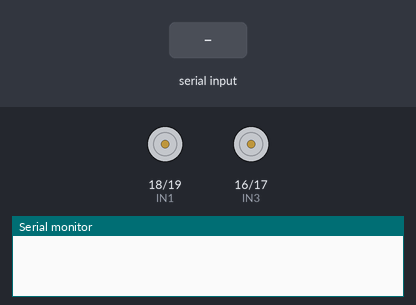
This sketch was run on a simulated Arduino Uno, built with avr-gcc and run on an emulated ATmega328P. Shown: motor-driver pin pairs drawn as motors (green arrow = first pin HIGH = forward, orange = second pin HIGH = backward, longer = more drive, scaled by the enable pin), the last lines printed to the serial monitor. Inputs (shaded band) come from the test bench.

Above: at 1.2 s.
1.3 s: byte 70 (FORWARD) received over Serial
At 2.3 s:
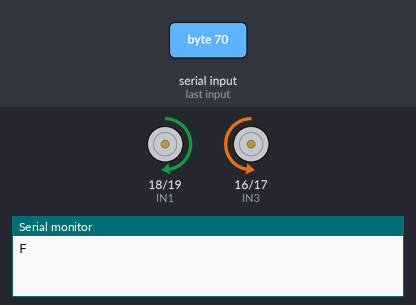
2.8 s: byte 66 (BACKWARD) received over Serial
At 3.4 s:
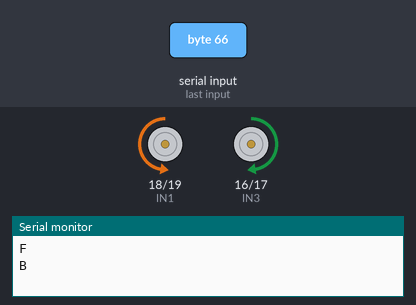
4.3 s: byte 76 (LEFT) received over Serial
At 4.6 s:
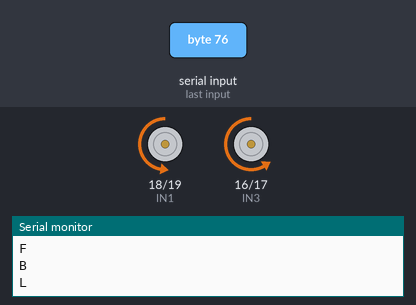
5.8 s: byte 82 (RIGHT) received over Serial
At 6.9 s:
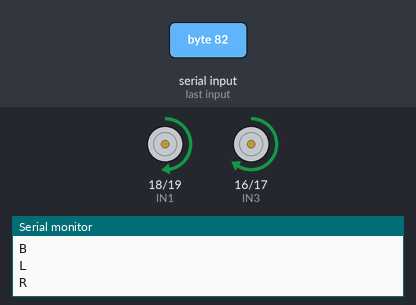
7.3 s: "1" received over Serial
At 8.0 s:
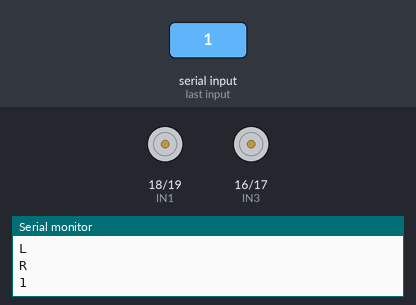
Timing chart, 0 to 10.3 s (numbered marks = the images above; inputs shaded):
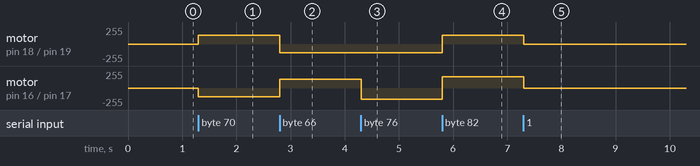

The sketch:

BluetoothCarV3.1.ino
```cpp
#include "Headers.h"

#define FORWARD 'F'
#define BACKWARD 'B'
#define LEFT 'L'
#define RIGHT 'R'
#define CIRCLE 'C'
#define CROSS 'X'
#define TRIANGLE 'T'
#define SQUARE 'S'
#define START 'A'
#define PAUSE 'P'

// Input pins to drive the motors
//const uint8_t IN1 = 13;
//const uint8_t IN2 = 12;
const uint8_t IN1 = 18;    // marked as pin A4 on the Arduino
const uint8_t IN2 = 19;    // marked as pin A5 on the Arduino
//const uint8_t IN3 = 18;  // marked as pin A4 on the Arduino
//const uint8_t IN4 = 19;  // marked as pin A5 on the Arduino
//const uint8_t IN3 = 1;   // DISCONNECT PINS FROM ARDUINO WHEN UPLOADING SKETCH
//const uint8_t IN4 = 0;   // DISCONNECT PINS FROM ARDUINO WHEN UPLOADING SKETCH
const uint8_t IN3 = 16;    // marked as pin A2 on the Arduino
const uint8_t IN4 = 17;    // marked as pin A3 on the Arduino

// Motor enable pins
const uint8_t ENA = 11;
const uint8_t ENB = 3;

// Preset speeds that can be used to drive the motor at
const uint8_t TOP_GEAR = 255;
const uint8_t UPPER_GEAR = 128;
const uint8_t REV_UPPER_GEAR = 170;
const uint8_t NORMAL_GEAR = 90;
const uint8_t LOWER_GEAR = 50;

void setup() {
  Serial.begin(9600);
  while (!Serial) {
    delay(20);
  }

  // Set the L298N's input pins as outputs from the Arduino
  pinMode(IN1, OUTPUT);
  pinMode(IN2, OUTPUT);
  pinMode(IN3, OUTPUT);
  pinMode(IN4, OUTPUT);
  pinMode(ENA, OUTPUT);
  pinMode(ENB, OUTPUT);

  stop();
}

void loop() {
  if (Serial.available() > 0) {
    char command = Serial.read();
    Serial.println(command);
    executeCommand(command);
  }
}

void executeCommand(char command) {
  switch (command) {
    case FORWARD:
      // Perform action for moving forward
      forward(UPPER_GEAR);
      break;
    case BACKWARD:
      // Perform action for moving backward
      backward(UPPER_GEAR);
      break;
    case LEFT:
      // Perform action for turning left
      left(UPPER_GEAR);
      break;
    case RIGHT:
      // Perform action for turning right
      right(UPPER_GEAR);
      break;
    case CIRCLE:
      // Perform action for circle
      stop();
      break;
    case CROSS:
      // Perform action for immediate stop or crossing
      backward(UPPER_GEAR);
      break;
    case TRIANGLE:
      // Perform action for toggling a state (e.g., LED on/off)
      forward(UPPER_GEAR);
      break;
    case SQUARE:
      // Perform action for retrieving and sending status information
      break;
    case START:
      // Perform action for starting a process or operation
      break;
    case PAUSE:
      // Perform action for pausing a process or operation
      break;
    default:
      // Invalid command received
      stop();
      break;
  }
}

void forward(uint8_t speed) {
  analogWrite(ENA, speed);
  analogWrite(ENB, speed);
  digitalWrite(IN1, HIGH);
  digitalWrite(IN2, LOW);
  digitalWrite(IN3, LOW);
  digitalWrite(IN4, HIGH);
}
void backward(uint8_t speed) {
  analogWrite(ENA, speed);
  analogWrite(ENB, speed);
  digitalWrite(IN1, LOW);
  digitalWrite(IN2, HIGH);
  digitalWrite(IN3, HIGH);
  digitalWrite(IN4, LOW);
}
void left(uint8_t speed) {
  analogWrite(ENA, speed);
  analogWrite(ENB, REV_UPPER_GEAR);
  digitalWrite(IN1, LOW);
  digitalWrite(IN2, HIGH);
  digitalWrite(IN3, LOW);
  digitalWrite(IN4, HIGH);
}
void right(uint8_t speed) {
  analogWrite(ENA, speed);
  analogWrite(ENB, REV_UPPER_GEAR);
  digitalWrite(IN1, HIGH);
  digitalWrite(IN2, LOW);
  digitalWrite(IN3, HIGH);
  digitalWrite(IN4, LOW);
}
void stop() {
  digitalWrite(ENA, LOW);
  digitalWrite(ENB, LOW);
  digitalWrite(IN1, LOW);
  digitalWrite(IN2, LOW);
  digitalWrite(IN3, LOW);
  digitalWrite(IN4, LOW);
}
```

Headers.h
```cpp
#ifndef USER_FUNCS_H
#define USER_FUNCS_H

//Function declarations
void executeCommand(char command);
void forward(uint8_t speed);
void backward(uint8_t speed);
void left(uint8_t speed);
void right(uint8_t speed);
void stop();

#endif
```

Measured:
- after the input at 1.3 s, motor on pin 18 (IN1) / pin 19 (IN2): stopped → forward 128/255 at once; motor on pin 16 (IN3) / pin 17 (IN4): stopped → backward 128/255 at once
- after the input at 2.8 s, motor on pin 18 (IN1) / pin 19 (IN2): forward 128/255 → backward 128/255 at once; motor on pin 16 (IN3) / pin 17 (IN4): backward 128/255 → forward 128/255 at once
- after the input at 4.3 s, motor on pin 16 (IN3) / pin 17 (IN4): forward 128/255 → backward 170/255 at once
- after the input at 5.8 s, motor on pin 18 (IN1) / pin 19 (IN2): backward 128/255 → forward 128/255 at once; motor on pin 16 (IN3) / pin 17 (IN4): backward 170/255 → forward 170/255 at once
- after the input at 7.3 s, motor on pin 18 (IN1) / pin 19 (IN2): forward 128/255 → stopped at once; motor on pin 16 (IN3) / pin 17 (IN4): forward 170/255 → stopped at once
